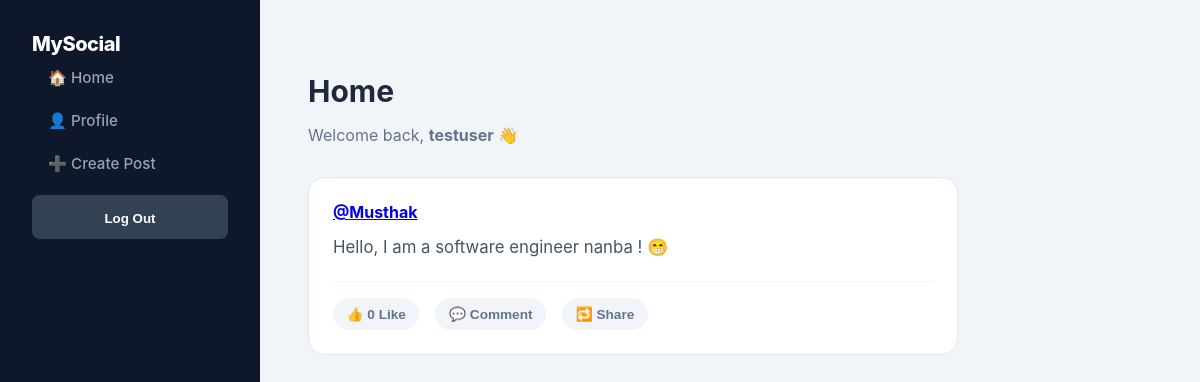
The app's page / (signed in) with its own data.
### accounts/models.py (models this page shows)
class CustomUser(AbstractUser):
    first_name = models.CharField(max_length=255)
    last_name = models.CharField(max_length=255)
    country = models.CharField(max_length=100)
    phone_number = models.CharField(max_length=15)

### pages/models.py (models this page shows, shortened)
class Post(models.Model):
    user = models.ForeignKey(User, on_delete=models.CASCADE)
    content = models.TextField()
    image = models.ImageField(upload_to="post_images/", blank=True, null=True)
    created_at = models.DateTimeField(auto_now_add=True)

### pages/views.py (the view)
# urls.py: path('', HomePageView.as_view(), name='home'),
class HomePageView(TemplateView):
    template_name = "home.html"
    def get_context_data(self, **kwargs):
        context = super().get_context_data(**kwargs)
        context['posts'] = Post.objects.all().order_by('-created_at')
        return context

### templates/home.html (shortened to what this page needs)
{% extends "base.html" %}
{% block content %}
{% if user.is_authenticated %}
<div class="home-header">
  <h2>Home</h2>
  <p class="welcome-text">
    Welcome back, <strong>{{ user.username }}</strong> 👋
  </p>
</div>
<div class="feed">
  {% for post in posts %}
  <div class="post-card" id="post-{{ post.pk }}">
    <div class="post-header">
      <a href="{% url 'post' post.pk %}">@{{ post.user.username }}</a>
    </div>
    <div class="post-content">{{ post.content|truncatechars:120 }}</div>
    <div class="post-actions">
      <button onclick="handleLike(this)">
        <span class="icon">👍</span>
        <span class="count">0</span> Like
      </button>
      <button onclick="toggleCommentSection('{{ post.pk }}')">
        💬 Comment
      </button>
      <button onclick="handleShare('{{ post.pk }}')">🔁 Share</button>
    </div>
  </div>
  {% endfor %}
</div>
{% else %}
<div class="login-box">
  <h2>Welcome to MySocialApp</h2>
  <p>Please login to see posts 🤝</p>
</div>
{% endif %}
{% endblock content %}

### templates/base.html (style rules this page uses)
:root { --primary: #6366f1; --primary-hover: #4f46e5; --bg-body: #f8fafc; --bg-sidebar: #0f172a; --text-main: #1e293b; --text-muted: #64748b; --white: #ffffff; }
* { box-sizing: border-box; }
body { margin: 0; font-family: "Inter", system-ui, -apple-system, sans-serif; background-color: var(--bg-body); color: var(--text-main); }
:root { --primary: #6366f1; --primary-hover: #4f46e5; --bg-body: #f1f5f9; --text-dark: #0f172a; --text-muted: #64748b; --white: #ffffff; --radius: 16px; --shadow: 0 4px 6px -1px rgba(0, 0, 0, 0.1), 0 2px 4px -1px rgba(0, 0, 0, 0.06); }
.feed { display: flex; flex-direction: column; gap: 1.25rem; }
.post-card { background: var(--white); padding: 1.5rem; border-radius: var(--radius); border: 1px solid #e2e8f0; transition: transform 0.2s ease; }
.post-header { font-weight: 700; color: var(--text-dark); margin-bottom: 0.75rem; font-size: 1rem; }
.post-content { color: #475569; line-height: 1.6; margin-bottom: 1.25rem; }
.post-actions { display: flex; gap: 0.75rem; border-top: 1px solid #f1f5f9; padding-top: 1rem; }
.post-actions button { background: #f8fafc; border: 1px solid #e2e8f0; padding: 0.5rem 1rem; border-radius: 8px; color: var(--text-muted); font-weight: 600; font-size: 0.85rem; cursor: pointer; transition: all 0.2s; }

### templates/home.html (style rules this page uses)
.home-header { margin-bottom: 2rem; }
.home-header h2 { font-size: 1.875rem; font-weight: 700; margin-bottom: 0.5rem; }
.welcome-text { color: var(--text-muted); font-size: 1rem; }
.feed { display: flex; flex-direction: column; gap: 1.5rem; max-width: 650px; }
.post-card { background: var(--white); padding: 1.5rem; border-radius: 16px; border: 1px solid #e2e8f0; }
.post-header { font-weight: 700; margin-bottom: 0.75rem; }
.post-content { font-size: 1.05rem; margin-bottom: 1.25rem; }
.post-actions { display: flex; gap: 1rem; border-top: 1px solid #f1f5f9; padding-top: 1rem; }
.post-actions button { background: #f1f5f9; border: none; padding: 0.5rem 0.85rem; border-radius: 20px; font-weight: 600; cursor: pointer; }

### records on screen
CustomUser: username "testuser"
Post: user.username "Musthak", content "Hello, I am a software engineer nanba ! 😁"
